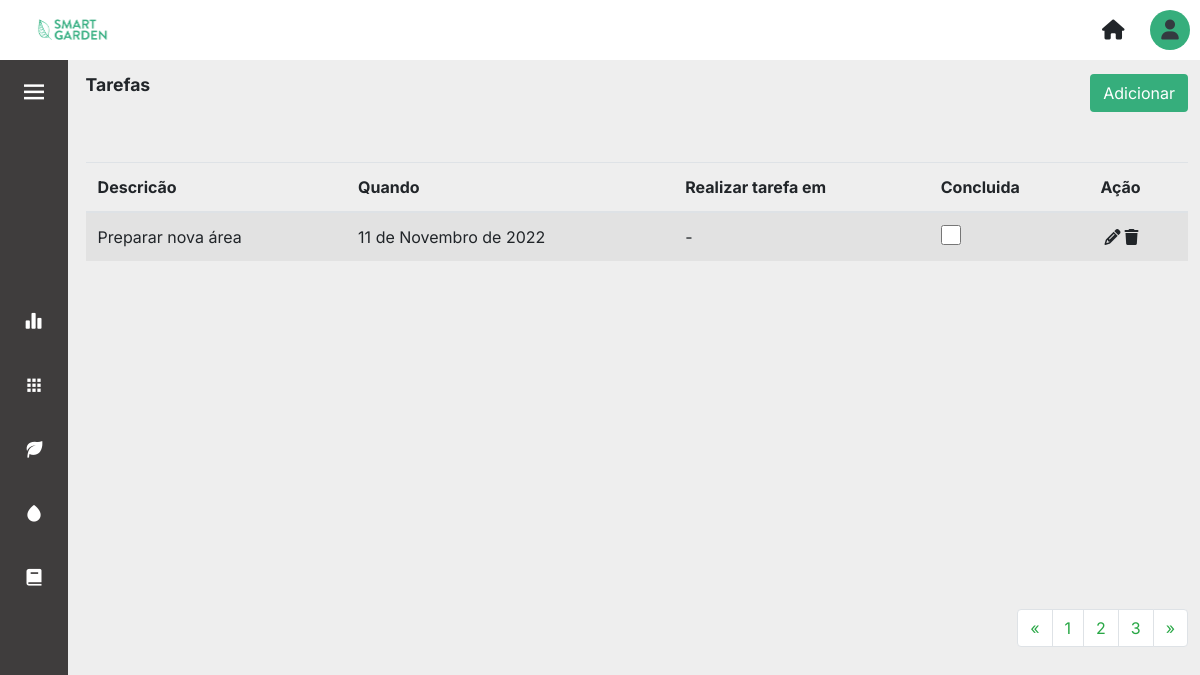
Page /tarefas/ on the earlier database version.
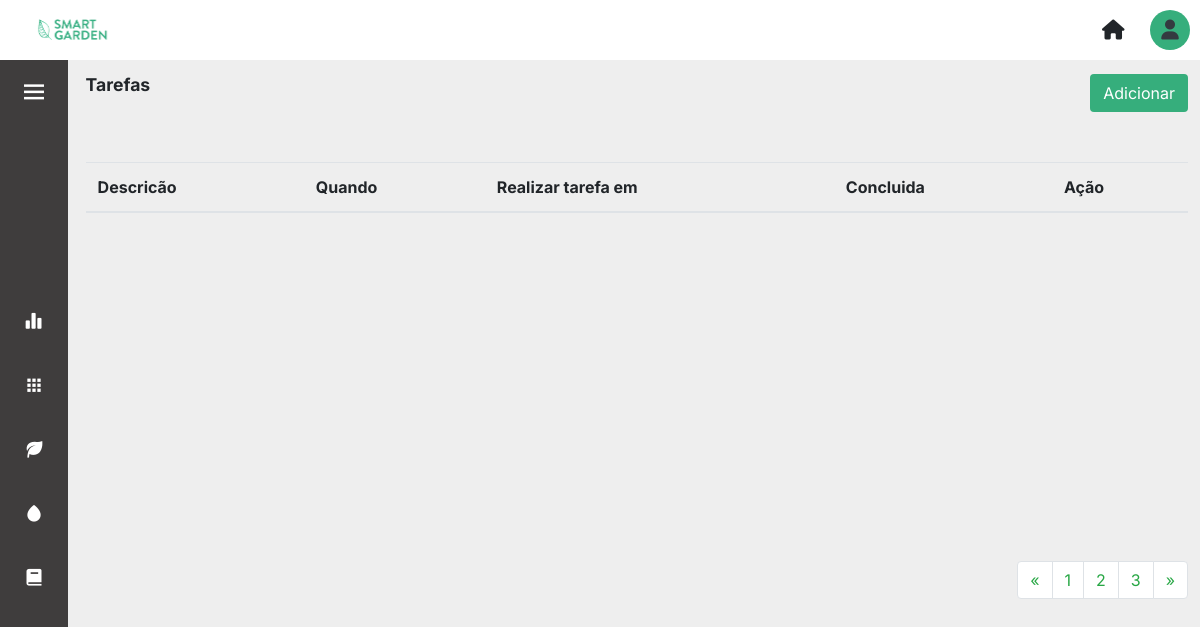
Same page on the later database version.
### core/models.py (models this page shows, shortened)
class Tarefa(models.Model):
    descricao = models.CharField(max_length=100)
    data = models.DateField(default=datetime.today)
    tipoTarefa = models.TextField(choices=Tipos_Tarefa.choices, max_length=20, null=True, default=0)
    areacultivo = models.ForeignKey(AreaCultivo, on_delete=models.CASCADE, null=True, blank=True)
    plantacao = models.ForeignKey(Plantacao, on_delete=models.CASCADE, null=True, blank=True)
    concluida = models.BooleanField(blank=False, null=False, default=False)

### core/views.py (the view)
# urls.py: path('tarefas/' ,views.tarefas, name='tarefas'),
def tarefas(request):
    tarefas = Tarefa.objects.all()
    contexto = {
        'tarefas': tarefas
    }
    return render(request, 'tarefas.html', contexto)

### templates/tarefas.html
{% extends 'layout.html' %} {% load static %} {% block content %}
<div>
    <div class="d-flex align-items-center justify-content-between mb-3">
		<p class="title-page">Tarefas</p>
		<a href="{% url 'cadastrar_tarefas' %}"><button type="button" class="btn btn_salvar">Adicionar</button></a>
	</div>
  <table class="table table-striped table-hover mt-5">
        <thead class="border-botton border-secondary">
            <tr class>
                <th scope="col">Descricão</th>
                <th scope="col">Quando</th>
                <th scope="col">Realizar tarefa em</th>
                <th scope="col">Concluida</th>
                <th scope="col"></i>Ação</th>
            </tr>
        </thead>
        <tbody>
            {% for tarefa in tarefas %}
            <tr>
                <td>{{tarefa.descricao}}</td>
                <td>{{tarefa.data}}</td>
                {% if tarefa.tipoTarefa == 'PLANTACAO'%}
                <td>{{tarefa.plantacao}}</td>
                {% elif tarefa.tipoTarefa == 'AREA'%}
                <td>{{tarefa.areacultivo}}</td>
                {%else%}
                <td> - </td>
                {%endif%}
                <td><a href="#">
                    <div class="form-check" >
                        <input class="" type="checkbox" value="" id="flexCheckDefault">
                      </div>
                </a></td>
                <td><a href="#" class="m-1"><i class="fa-solid fa-pencil text-black"></i></a><a href="#" ><i class="fa-sharp fa-solid fa-trash text-black"></i></a></td>
            </tr>
            {% endfor %}
        </tbody>
    </table>
    <div class="container_pagination">
        <nav aria-label="Page-navigation" class="d-flex align-itens justify-content-around" style="margin-top: 316px;">
            <ul class="pagination">
            <li class="page-item ">
                <a class="page-link text-success" href="#" aria-label="Previous">
                <span aria-hidden="true">&laquo;</span>
                </a>
            </li>
            <li class="page-item "><a class="page-link text-success" href="#">1</a></li>
            <li class="page-item "><a class="page-link text-success" href="#">2</a></li>
            <li class="page-item "><a class="page-link text-success" href="#">3</a></li>
            <li class="page-item ">
                <a class="page-link text-success" href="#" aria-label="Next">
                <span aria-hidden="true">&raquo;</span>
                </a>
            </li>
            </ul>
        </nav>
    </div>
</div>
{% endblock %}

Differences in the rows shown:
removed Tarefa: descricao "Preparar nova área", data "11 de Novembro de 2022"
